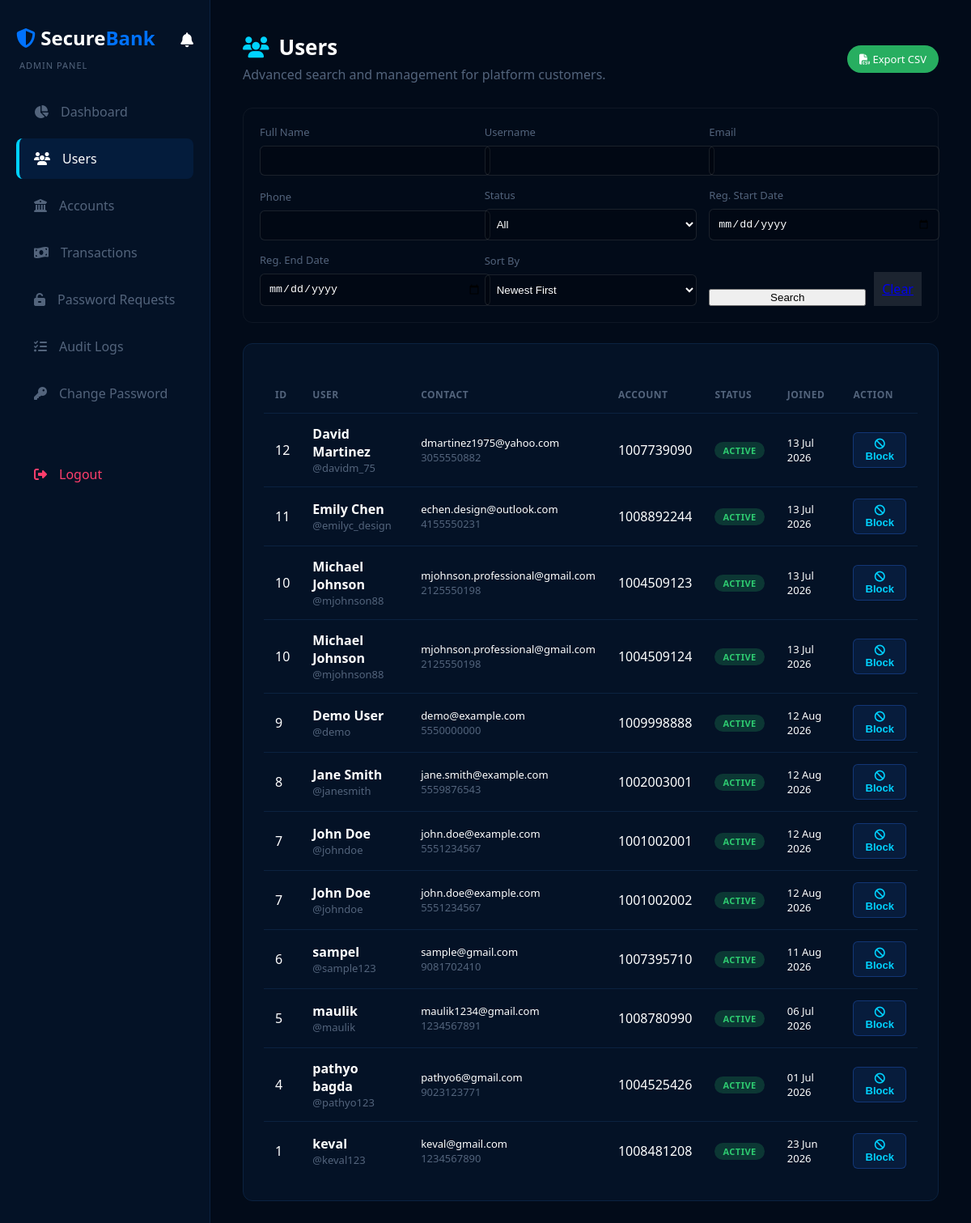
Page /admin/users.php (signed in) on the committed database.
### tables this page shows
CREATE TABLE `accounts` (
  `account_id` int(11) NOT NULL,
  `user_id` int(11) NOT NULL,
  `account_number` varchar(20) NOT NULL,
  `balance` decimal(15,2) NOT NULL DEFAULT 0.00,
  `pin` varchar(255) NOT NULL,
  `status` enum('active','frozen','closed') DEFAULT 'active',
  `account_type` enum('savings','checking','current') DEFAULT 'savings',
  `created_at` timestamp NOT NULL DEFAULT current_timestamp(),
  `updated_at` timestamp NOT NULL DEFAULT current_timestamp() ON UPDATE current_timestamp()
);

CREATE TABLE `users` (
  `user_id` int(11) NOT NULL,
  `full_name` varchar(100) NOT NULL,
  `email` varchar(150) NOT NULL,
  `phone` varchar(15) NOT NULL,
  `address` text DEFAULT NULL,
  `dob` date DEFAULT NULL,
  `profile_photo` varchar(255) DEFAULT 'default.png',
  `username` varchar(50) NOT NULL,
  `password` varchar(255) NOT NULL,
  `status` enum('active','blocked') DEFAULT 'active',
  `last_login` timestamp NULL DEFAULT NULL,
  `created_at` timestamp NOT NULL DEFAULT current_timestamp(),
  `updated_at` timestamp NOT NULL DEFAULT current_timestamp() ON UPDATE current_timestamp()
);

### admin/users.php (the view, shortened to what this page needs)
<?php
require 'auth.php';
$limit = 20;
$page = isset($_GET['page']) && is_numeric($_GET['page']) ? (int)$_GET['page'] : 1;
$offset = ($page - 1) * $limit;
$f_name = trim($_GET['name'] ?? '');
$f_user = trim($_GET['username'] ?? '');
$f_email = trim($_GET['email'] ?? '');
$f_phone = trim($_GET['phone'] ?? '');
$f_start = trim($_GET['start_date'] ?? '');
$f_end = trim($_GET['end_date'] ?? '');
$f_sort = trim($_GET['sort'] ?? 'newest');
$where = ["1=1"];
$params = [];
$types = "";
$order_by = "u.user_id DESC";
$where_clause = implode(" AND ", $where);
$base_sql = "
    FROM users u
    LEFT JOIN accounts a ON u.user_id = a.user_id
    WHERE $where_clause
";
$sql = "SELECT u.user_id, u.full_name, u.username, u.email, u.phone, u.status, u.created_at, a.account_number " . $base_sql . " ORDER BY " . $order_by . " LIMIT ? OFFSET ?";
$stmt = mysqli_prepare($conn, $sql);
$types_fetch = $types . "ii";
$params_fetch = $params;
$params_fetch[] = $limit;
$params_fetch[] = $offset;
if ($types_fetch) mysqli_stmt_bind_param($stmt, $types_fetch, ...$params_fetch);
mysqli_stmt_execute($stmt);
$r = mysqli_stmt_get_result($stmt);
$exportUrl = '?' . http_build_query(array_merge($_GET, ['export' => 'csv']));
?>
<!DOCTYPE html>
<html lang="en">
<head>
    <link rel="stylesheet" href="../assets/css/premium-theme.css">
    <link rel="stylesheet" href="../assets/css/app-theme.css">
    <link rel="stylesheet" href="https://cdnjs.cloudflare.com/ajax/libs/font-awesome/6.4.0/css/all.min.css">
</head>
<body>
<div class="dashboard-container">
    <?php include __DIR__ . '/partials/sidebar.php'; ?>
    <main class="main-content">
        <header class="page-header" style="display: flex; justify-content: space-between; align-items: center;">
            <div>
                <h1><i class="fa-solid fa-users" style="color: var(--accent-blue);"></i> Users</h1>
                <p>Advanced search and management for platform customers.</p>
            </div>
            <div>
                <a href="<?= $exportUrl ?>" class="btn" style="background: #27ae60; color: white; padding: 8px 15px; text-decoration: none; border-radius: 20px; font-size: 13px;">
                    <i class="fa-solid fa-file-csv"></i> Export CSV
                </a>
            </div>
        </header>
        <div class="filter-card">
            <form method="GET" class="filter-form">
                <div>
                    <label>Full Name</label>
                    <input type="text" name="name" value="<?= htmlspecialchars($f_name) ?>">
                </div>
                <div>
                    <label>Username</label>
                    <input type="text" name="username" value="<?= htmlspecialchars($f_user) ?>">
                </div>
                <div>
                    <label>Email</label>
                    <input type="text" name="email" value="<?= htmlspecialchars($f_email) ?>">
                </div>
                <div>
                    <label>Phone</label>
                    <input type="text" name="phone" value="<?= htmlspecialchars($f_phone) ?>">
                </div>
                <div>
                    <label>Status</label>
                    <select name="status">
                        <option value="">All</option>
                    </select>
                </div>
                <div>
                    <label>Reg. Start Date</label>
                    <input type="date" name="start_date" value="<?= htmlspecialchars($f_start) ?>">
                </div>
                <div>
                    <label>Reg. End Date</label>
                    <input type="date" name="end_date" value="<?= htmlspecialchars($f_end) ?>">
                </div>
                <div>
                    <label>Sort By</label>
                    <select name="sort">
                        <option value="newest" <?= $f_sort==='newest'?'selected':'' ?>>Newest First</option>
                    </select>
                </div>
                <div style="display:flex; gap:10px; align-items:flex-end;">
                    <button type="submit" class="btn" style="flex:1;">Search</button>
                    <a href="users.php" class="btn" style="background: rgba(255,255,255,0.1); padding: 10px;">Clear</a>
                </div>
            </form>
        </div>
        <div class="table-container">
            <table>
                <thead>
                    <tr>
                        <th>ID</th>
                        <th>User</th>
                        <th>Contact</th>
                        <th>Account</th>
                        <th>Status</th>
                        <th>Joined</th>
                        <th>Action</th>
                    </tr>
                </thead>
                <tbody>
                <?php $count = 0; while ($u = mysqli_fetch_assoc($r)): $count++; ?>
                    <tr>
                        <td><?= $u['user_id'] ?></td>
                        <td>
                            <div style="font-weight:600;"><?= htmlspecialchars($u['full_name']) ?></div>
                            <div style="color:var(--text-muted); font-size:13px;">@<?= htmlspecialchars($u['username']) ?></div>
                        </td>
                        <td>
                            <div style="font-size:13px;"><?= htmlspecialchars($u['email']) ?></div>
                            <div style="font-size:13px; color:var(--text-muted);"><?= htmlspecialchars($u['phone']) ?></div>
                        </td>
                        <td><?= $u['account_number'] ? htmlspecialchars($u['account_number']) : '<span style="color:#777">None</span>' ?></td>
                        <td><span class="badge-status badge-<?= $u['status'] ?>"><?= ucfirst($u['status']) ?></span></td>
                        <td style="font-size:13px;"><?= date('d M Y', strtotime($u['created_at'])) ?></td>
                        <td>
                            <form method="POST" style="margin:0;" onsubmit="return confirm('Toggle status for this user?');">
                                <button type="submit" class="btn-action">
                                    <i class="fa-solid <?= $u['status']==='active' ? 'fa-ban' : 'fa-check' ?>"></i>
                                    <?= $u['status']==='active' ? 'Block' : 'Unblock' ?>
                                </button>
                            </form>
                        </td>
                    </tr>
                <?php endwhile; ?>
                </tbody>
            </table>
        </div>
    </main>
</div>
</body>
</html>

### assets/css/premium-theme.css (style rules this page uses)
:root { --bg-dark: #020b19; --bg-card: #041226; --primary-glow: #0072ff; --accent-blue: #00d2ff; --text-main: #ffffff; --text-muted: #53647c; --border-color: #0b2240; }
body { background-color: var(--bg-dark); color: var(--text-main); font-family: 'Segoe UI', Roboto, sans-serif; margin: 0; padding: 0; }

### assets/css/app-theme.css (style rules this page uses)
.dashboard-container { display: grid; grid-template-columns: 260px 1fr; min-height: 100vh; }
.main-content { padding: 40px; overflow-y: auto; }
.page-header { display: flex; align-items: center; justify-content: space-between; flex-wrap: wrap; gap: 15px; margin-bottom: 30px; }
.page-header h1 { margin: 0; font-size: 26px; display: flex; align-items: center; gap: 12px; }
.page-header p { color: var(--text-muted); margin: 5px 0 0 0; }
.badge-status { display: inline-block; padding: 3px 10px; border-radius: 20px; font-size: 11px; font-weight: 600; text-transform: uppercase; letter-spacing: .5px; }
.badge-active { background: rgba(0,255,163,0.15); color: #00ffa3; }
.table-container { background: var(--bg-card); border: 1px solid var(--border-color); border-radius: 12px; padding: 25px; min-width: 0; overflow-x: auto; }
table { width: 100%; border-collapse: collapse; margin-top: 15px; min-width: 500px; }
th, td { text-align: left; padding: 14px; border-bottom: 1px solid var(--border-color); }
th { color: var(--text-muted); font-weight: 600; font-size: 12px; text-transform: uppercase; letter-spacing: .5px; }
tr:last-child td { border-bottom: none; }
.stat-card, .table-container, .profile-card, .flow-card, .form-card, .balance-pill, .alert-flash, .quick-action { transition: transform 0.8s cubic-bezier(0.34, 1.56, 0.64, 1), box-shadow 0.8s ease, border-color 0.8s ease !important; }
body { transition: background-color 1s ease; }

### admin/users.php (style rules this page uses)
.filter-card { background: var(--surface-light); padding: 20px; border-radius: 12px; margin-bottom: 25px; border: 1px solid rgba(255,255,255,0.05); }
.filter-form { display: grid; grid-template-columns: repeat(auto-fill, minmax(200px, 1fr)); gap: 15px; align-items: flex-end; }
.filter-form label { display: block; margin-bottom: 8px; color: var(--text-muted); font-size: 13px; }
.filter-form input, .filter-form select { width: 100%; padding: 10px; border-radius: 6px; border: 1px solid rgba(255,255,255,0.1); background: rgba(0,0,0,0.2); color: white; }
.badge-active { background: rgba(46, 204, 113, 0.2); color: #2ecc71; }
.btn-action { padding: 6px 12px; border-radius: 6px; background: rgba(43,116,255,0.1); color: var(--accent-blue); text-decoration: none; font-size: 13px; font-weight: 600; border: 1px solid rgba(43,116,255,0.3); transition: all 0.2s; cursor:pointer; }

### rows in the picture
accounts: user.user_id "12", user.full_name "David Martinez", user.username "davidm_75", user.email "dmartinez1975@yahoo.com", user.phone "3055550882", account_number "1007739090", user.status "ACTIVE", user.created_at "13 Jul 2026"
accounts: user.user_id "11", user.full_name "Emily Chen", user.username "emilyc_design", user.email "echen.design@outlook.com", user.phone "4155550231", account_number "1008892244", user.status "ACTIVE", user.created_at "13 Jul 2026"
accounts: user.user_id "10", user.full_name "Michael Johnson", user.username "mjohnson88", user.email "mjohnson.professional@gmail.com", user.phone "2125550198", account_number "1004509123", user.status "ACTIVE", user.created_at "13 Jul 2026"
accounts: user.user_id "10", user.full_name "Michael Johnson", user.username "mjohnson88", user.email "mjohnson.professional@gmail.com", user.phone "2125550198", account_number "1004509124", user.status "ACTIVE", user.created_at "13 Jul 2026"
accounts: user.user_id "9", user.full_name "Demo User", user.username "demo", user.email "demo@example.com", user.phone "5550000000", account_number "1009998888", user.status "ACTIVE", user.created_at "12 Aug 2026"
accounts: user.user_id "8", user.full_name "Jane Smith", user.username "janesmith", user.email "jane.smith@example.com", user.phone "5559876543", account_number "1002003001", user.status "ACTIVE", user.created_at "12 Aug 2026"
accounts: user.user_id "7", user.full_name "John Doe", user.username "johndoe", user.email "john.doe@example.com", user.phone "5551234567", account_number "1001002001", user.status "ACTIVE", user.created_at "12 Aug 2026"
accounts: user.user_id "7", user.full_name "John Doe", user.username "johndoe", user.email "john.doe@example.com", user.phone "5551234567", account_number "1001002002", user.status "ACTIVE", user.created_at "12 Aug 2026"
accounts: user.user_id "6", user.full_name "sampel", user.username "sample123", user.email "sample@gmail.com", user.phone "9081702410", account_number "1007395710", user.status "ACTIVE", user.created_at "11 Aug 2026"
accounts: user.user_id "5", user.full_name "maulik", user.username "maulik", user.email "maulik1234@gmail.com", user.phone "1234567891", account_number "1008780990", user.status "ACTIVE", user.created_at "06 Jul 2026"
accounts: user.user_id "4", user.full_name "pathyo bagda", user.username "pathyo123", user.email "pathyo6@gmail.com", user.phone "9023123771", account_number "1004525426", user.status "ACTIVE", user.created_at "01 Jul 2026"
accounts: user.user_id "1", user.full_name "keval", user.username "keval123", user.email "keval@gmail.com", user.phone "1234567890", account_number "1008481208", user.status "ACTIVE", user.created_at "23 Jun 2026"

### other values in the picture
$item[2] "Dashboard"
$item[2] "Users"
$item[2] "Accounts"
$item[2] "Transactions"
$item[2] "Password Requests"
$item[2] "Audit Logs"
$item[2] "Change Password"
